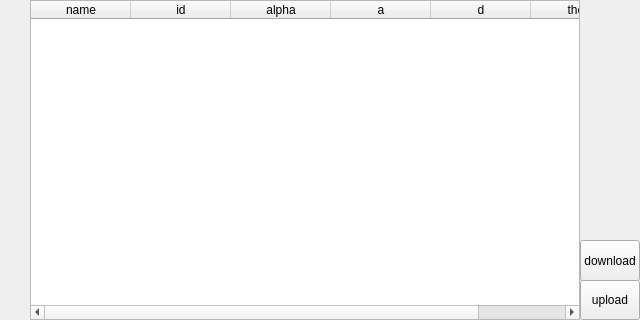
<?xml version="1.0" encoding="UTF-8"?>
<ui version="4.0">
 <class>RobotSettings</class>
 <widget class="QWidget" name="RobotSettings">
  <property name="geometry">
   <rect>
    <x>0</x>
    <y>0</y>
    <width>640</width>
    <height>320</height>
   </rect>
  </property>
  <property name="windowTitle">
   <string>RobotSettings</string>
  </property>
  <widget class="QTableWidget" name="tableWidget">
   <property name="geometry">
    <rect>
     <x>30</x>
     <y>0</y>
     <width>550</width>
     <height>320</height>
    </rect>
   </property>
   <property name="sizePolicy">
    <sizepolicy hsizetype="Expanding" vsizetype="Expanding">
     <horstretch>0</horstretch>
     <verstretch>0</verstretch>
    </sizepolicy>
   </property>
   <column>
    <property name="text">
     <string>name</string>
    </property>
   </column>
   <column>
    <property name="text">
     <string>id</string>
    </property>
   </column>
   <column>
    <property name="text">
     <string>alpha</string>
    </property>
   </column>
   <column>
    <property name="text">
     <string>a</string>
    </property>
   </column>
   <column>
    <property name="text">
     <string>d</string>
    </property>
   </column>
   <column>
    <property name="text">
     <string>theta</string>
    </property>
   </column>
  </widget>
  <widget class="QPushButton" name="button_download">
   <property name="geometry">
    <rect>
     <x>580</x>
     <y>240</y>
     <width>60</width>
     <height>41</height>
    </rect>
   </property>
   <property name="text">
    <string>download</string>
   </property>
  </widget>
  <widget class="QPushButton" name="button_upload">
   <property name="geometry">
    <rect>
     <x>580</x>
     <y>280</y>
     <width>60</width>
     <height>40</height>
    </rect>
   </property>
   <property name="text">
    <string>upload</string>
   </property>
  </widget>
 </widget>
 <resources/>
 <connections/>
</ui>
